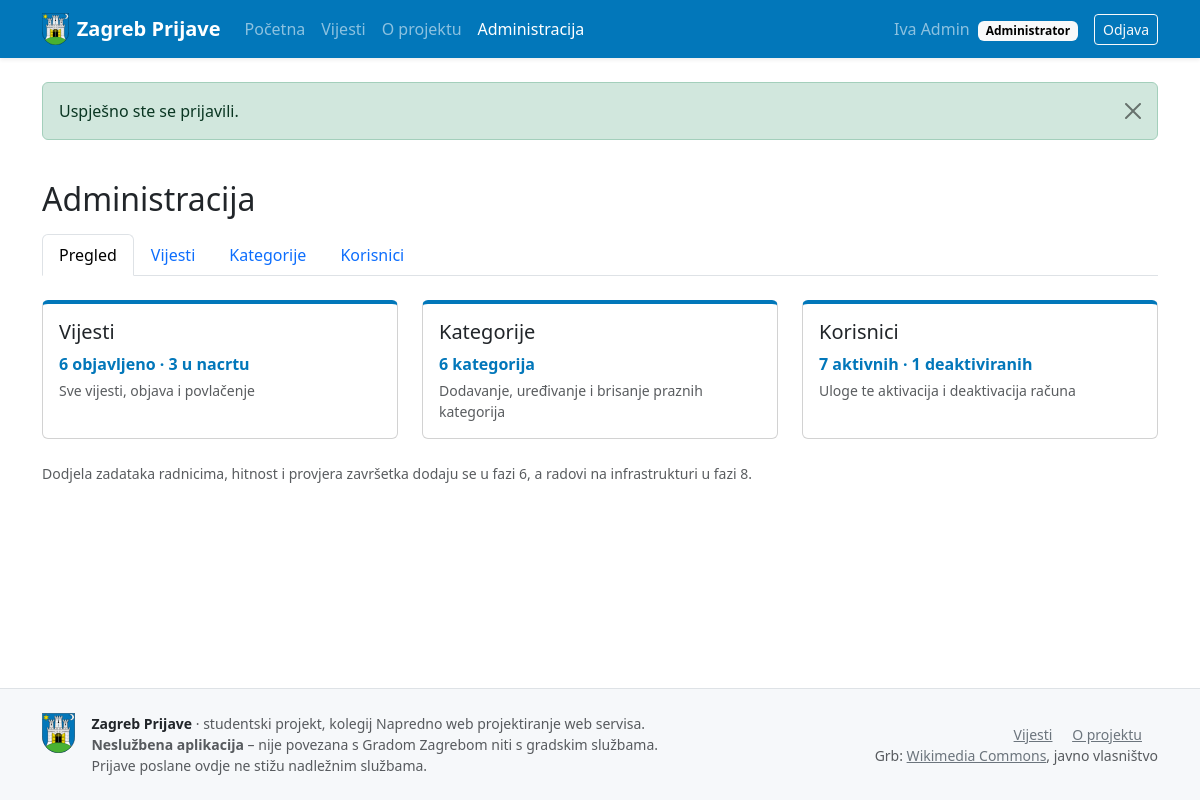
/zagreb-prijave/admin (signed in), run on the app's committed database.
### tables this page shows
CREATE TABLE korisnici (
  id             INT UNSIGNED     NOT NULL AUTO_INCREMENT,
  ime            VARCHAR(50)      NOT NULL,
  prezime        VARCHAR(50)      NOT NULL,
  email          VARCHAR(255)     NOT NULL,
  lozinka_hash   VARCHAR(255)     NOT NULL,    
  uloga_id       TINYINT UNSIGNED NOT NULL,
  aktivan        TINYINT(1)       NOT NULL DEFAULT 1,
  zadnja_prijava DATETIME         NULL,
  kreirano_u     DATETIME         NOT NULL DEFAULT CURRENT_TIMESTAMP,
  azurirano_u    DATETIME         NOT NULL DEFAULT CURRENT_TIMESTAMP ON UPDATE CURRENT_TIMESTAMP,
  PRIMARY KEY (id),
  UNIQUE KEY uq_korisnici_email (email),
  KEY idx_korisnici_uloga (uloga_id),
  CONSTRAINT fk_korisnici_uloga
    FOREIGN KEY (uloga_id) REFERENCES uloge (id)
    ON UPDATE CASCADE ON DELETE RESTRICT,      
  CONSTRAINT chk_korisnici_aktivan CHECK (aktivan IN (0, 1))
);

CREATE TABLE uloge (
  id    TINYINT UNSIGNED NOT NULL AUTO_INCREMENT,
  kod   VARCHAR(20)      NOT NULL,
  naziv VARCHAR(50)      NOT NULL,
  opis  VARCHAR(255)     NULL,
  PRIMARY KEY (id),
  UNIQUE KEY uq_uloge_kod (kod)
);

### src/Controllers/AdminController.php (called while the page is built, shortened)
<?php
final class AdminController
{
    public function index(): void
    {
        $vijesti = new VijestCms();
        $korisnici = new Korisnik();
        View::render('admin/index', [
            'title' => 'Administracija',
            'broj'  => [
                'objavljeno' => $vijesti->count(null, 'objavljeno', ''),
                'nacrt'      => $vijesti->count(null, 'nacrt', ''),
                'kategorije' => count((new Kategorija())->options()),
                'aktivni'    => $korisnici->countForAdmin('', null, 1),
                'neaktivni'  => $korisnici->countForAdmin('', null, 0),
            ],
        ]);
    }
}

### public/index.php (called while the page is built, shortened)
<?php
$router = new Router();
$router->dispatch($_SERVER['REQUEST_METHOD'], request_path());

### src/Core/Auth.php (called while the page is built, shortened)
<?php
final class Auth
{
    private static ?array $user = null;
    private static bool $loaded = false;
    public static function user(): ?array
    {
        if (self::$loaded) {
            return self::$user;
        }
        self::$loaded = true;
        $id = $_SESSION['korisnik_id'] ?? null;
        $korisnik = (new Korisnik())->findById($id);
        return self::$user = $korisnik;
    }
    public static function check(): bool
    {
        return self::user() !== null;
    }
    public static function hasRole(string ...$uloge): bool
    {
        $user = self::user();
        return $user !== null && in_array($user['uloga'], $uloge, true);
    }
}

### src/Models/Korisnik.php (called while the page is built, shortened)
<?php
final class Korisnik
{
    private PDO $db;
    public function __construct()
    {
        $this->db = Database::connection();
    }
    public function findById(int $id): ?array
    {
        $stmt = $this->db->prepare(
            'SELECT k.id, k.ime, k.prezime, k.email, k.aktivan, k.zadnja_prijava, k.kreirano_u,
                    u.kod AS uloga, u.naziv AS uloga_naziv
               FROM korisnici k
               JOIN uloge u ON u.id = k.uloga_id
              WHERE k.id = ?'
        );
        $stmt->execute([$id]);
        return $stmt->fetch() ?: null;
    }
}

### src/Core/Database.php (called while the page is built, shortened)
<?php
final class Database
{
    private static ?PDO $pdo = null;
    public static function connection(): PDO
    {
        if (self::$pdo === null) {
            $dsn = sprintf(
                'mysql:host=%s;port=%s;dbname=%s;charset=utf8mb4',
                $_ENV['DB_HOST'],
                $_ENV['DB_PORT'] ?? '3306',
                $_ENV['DB_NAME']
            );
            self::$pdo = new PDO($dsn, $_ENV['DB_USER'], $_ENV['DB_PASS'], [
                PDO::ATTR_ERRMODE            => PDO::ERRMODE_EXCEPTION,
                PDO::ATTR_DEFAULT_FETCH_MODE => PDO::FETCH_ASSOC,
                PDO::ATTR_EMULATE_PREPARES   => false,
            ]);
            self::$pdo->exec("SET time_zone = '" . date('P') . "'");
        }
        return self::$pdo;
    }
}

### src/Core/Session.php (called while the page is built, shortened)
<?php
final class Session
{
    public static function pullFlash(): array
    {
        $messages = $_SESSION['_flash'] ?? [];
        return $messages;
    }
}

### views/layout.php (the view, shortened to what this page needs)
<?php
$korisnik = Auth::user();
$flash = Session::pullFlash();
?>
<!DOCTYPE html>
<html lang="hr">
<head>
    <link rel="stylesheet"
          href="https://cdn.jsdelivr.net/npm/bootstrap@5.3.3/dist/css/bootstrap.min.css"
>
    <link rel="stylesheet" href="<?= e(asset('css/app.css')) ?>">
</head>
<body class="d-flex flex-column min-vh-100">
<nav class="navbar navbar-expand-lg navbar-dark bg-zagreb shadow-sm">
    <div class="container">
        <a class="navbar-brand d-flex align-items-center gap-2 fw-semibold" href="<?= e(url('/')) ?>">
            <img src="<?= e(asset('img/grb-zagreb.svg')) ?>" alt="" class="brand-grb">
            Zagreb Prijave
        </a>
        <div class="collapse navbar-collapse" id="glavniIzbornik">
            <ul class="navbar-nav me-auto">
                <?= nav_link('/', 'Početna') ?>
                <?= nav_link('/vijesti', 'Vijesti') ?>
                <?= nav_link('/o-projektu', 'O projektu') ?>
                <?php if (Auth::hasRole('admin')): ?>
                    <?= nav_link('/admin', 'Administracija') ?>
                <?php elseif (Auth::hasRole('urednik')): ?>
                    <?= nav_link('/admin/vijesti', 'Moje vijesti') ?>
                <?php endif; ?>
            </ul>
            <ul class="navbar-nav align-items-lg-center gap-lg-2">
                <?php if ($korisnik): ?>
                    <li class="nav-item">
                        <a class="nav-link" href="<?= e(url('/racun/profil')) ?>">
                            <?= e($korisnik['ime'] . ' ' . $korisnik['prezime']) ?>
                            <span class="badge text-bg-light ms-1"><?= e($korisnik['uloga_naziv']) ?></span>
                        </a>
                    </li>
                    <li class="nav-item">
                        <form method="post" action="<?= e(url('/racun/odjava')) ?>" class="d-inline">
                            <button type="submit" class="btn btn-outline-light btn-sm">Odjava</button>
                        </form>
                    </li>
                <?php endif; ?>
            </ul>
        </div>
    </div>
</nav>
<main id="sadrzaj" class="flex-grow-1">
    <?php if ($flash): ?>
        <div class="container pt-4">
            <?php foreach ($flash as $poruka): ?>
                <div class="alert alert-<?= e($poruka['type']) ?> alert-dismissible fade show" role="alert">
                    <?= e($poruka['message']) ?>
                    <button type="button" class="btn-close" data-bs-dismiss="alert" aria-label="Zatvori"></button>
                </div>
            <?php endforeach; ?>
        </div>
    <?php endif; ?>
    <?php if (!empty($punaSirina)): ?>
        <?= $content  ?>
    <?php else: ?>
        <div class="container py-4"><?= $content ?></div>
    <?php endif; ?>
</main>
<footer class="footer border-top mt-auto">
    <div class="container py-4">
        <div class="row g-3 align-items-center">
            <div class="col-md-7 d-flex gap-3 align-items-start">
                <img src="<?= e(asset('img/grb-zagreb.svg')) ?>" alt="" class="footer-grb">
                <div class="small text-body-secondary">
                    <strong class="text-body">Zagreb Prijave</strong> · studentski projekt, kolegij
                    Napredno web projektiranje web servisa.<br>
                    <strong>Neslužbena aplikacija</strong> – nije povezana s Gradom Zagrebom niti s gradskim službama.
                    Prijave poslane ovdje ne stižu nadležnim službama.
                </div>
            </div>
            <div class="col-md-5 small text-md-end">
                <a href="<?= e(url('/vijesti')) ?>" class="link-secondary me-3">Vijesti</a>
                <a href="<?= e(url('/o-projektu')) ?>" class="link-secondary me-3">O projektu</a>
                <br class="d-none d-md-inline">
                <span class="text-body-secondary">
                    Grb: <a class="link-secondary" href="https://commons.wikimedia.org/wiki/File:Coat_of_arms_of_Zagreb.svg"
                            rel="noopener" target="_blank">Wikimedia Commons</a>, javno vlasništvo
                </span>
            </div>
        </div>
    </div>
</footer>
</body>
</html>

### views/admin/index.php
<?php
$kartice = [
    ['/admin/vijesti', 'Vijesti', $broj['objavljeno'] . ' objavljeno · ' . $broj['nacrt'] . ' u nacrtu', 'Sve vijesti, objava i povlačenje'],
    ['/admin/kategorije', 'Kategorije', $broj['kategorije'] . ' kategorija', 'Dodavanje, uređivanje i brisanje praznih kategorija'],
    ['/admin/korisnici', 'Korisnici', $broj['aktivni'] . ' aktivnih · ' . $broj['neaktivni'] . ' deaktiviranih', 'Uloge te aktivacija i deaktivacija računa'],
];
?>
<h1 class="h2 mb-3">Administracija</h1>
<?php require __DIR__ . '/_nav.php'; ?>
<div class="row g-4">
    <?php foreach ($kartice as [$putanja, $naslov, $brojevi, $opis]): ?>
        <div class="col-md-4">
            <div class="card h-100 vijest-kartica">
                <div class="card-body">
                    <h2 class="h5 card-title">
                        <a href="<?= e(url($putanja)) ?>" class="stretched-link text-body text-decoration-none"><?= e($naslov) ?></a>
                    </h2>
                    <p class="fw-semibold text-zagreb mb-1"><?= e($brojevi) ?></p>
                    <p class="card-text text-body-secondary small mb-0"><?= e($opis) ?></p>
                </div>
            </div>
        </div>
    <?php endforeach; ?>
</div>
<p class="text-body-secondary small mt-4 mb-0">
    Dodjela zadataka radnicima, hitnost i provjera završetka dodaju se u fazi 6, a radovi na infrastrukturi u fazi 8.
</p>

### views/admin/_nav.php (shortened to what this page needs)
<?php
$stavke = Auth::hasRole('admin')
    ? ['/admin' => 'Pregled', '/admin/vijesti' => 'Vijesti', '/admin/kategorije' => 'Kategorije', '/admin/korisnici' => 'Korisnici']
    : ['/admin/vijesti' => 'Moje vijesti'];
$trenutna = request_path();
?>
<ul class="nav nav-tabs mb-4">
    <?php foreach ($stavke as $putanja => $naziv):
        $aktivna = $trenutna === $putanja || ($putanja !== '/admin' && str_starts_with($trenutna, $putanja . '/')); ?>
        <li class="nav-item">
            <a class="nav-link<?= $aktivna ? ' active' : '' ?>" href="<?= e(url($putanja)) ?>"
                <?= $aktivna ? 'aria-current="page"' : '' ?>><?= e($naziv) ?></a>
        </li>
    <?php endforeach; ?>
</ul>

### src/Core/Router.php (shortened to what this page needs)
<?php
final class Router
{
    private array $routes = [];
    private function add(string $method, string $path, array $handler, array $options): void
    {
        $pattern = preg_replace('#\{(\w+)\}#', '(?P<$1>\d+)', $path);
        $this->routes[] = [
            'method'  => $method,
            'pattern' => '#^' . $pattern . '$#',
            'handler' => $handler,
            'options' => $options,
        ];
    }
    public function dispatch(string $method, string $path): void
    {
        foreach ($this->routes as $route) {
            if (!preg_match($route['pattern'], $path, $matches)) {
                continue;
            }
            $params = array_map('intval', array_filter($matches, 'is_string', ARRAY_FILTER_USE_KEY));
            if (!$this->passesGuards($method, $route['options'])) {
                return;
            }
            [$class, $action] = $route['handler'];
            (new $class())->$action(...$params);
            return;
        }
    }
    private function passesGuards(string $method, array $options): bool
    {
        $uloge = $options['uloge'] ?? [];
        if ((!empty($options['auth']) || $uloge !== []) && !Auth::check()) {
            Session::flash('warning', 'Za pristup ovoj stranici morate se prijaviti.');
            redirect('/racun/prijava');
        }
        return true;
    }
}

### public/assets/css/app.css (style rules this page uses)
:root { --zg-plava: #0277ba; --zg-plava-tamna: #015a8f; --zg-zuta: #f5df03; }
a { color: var(--zg-plava); }
.bg-zagreb { background-color: var(--zg-plava); }
.text-zagreb { color: var(--zg-plava) !important; }
.brand-grb { height: 32px; width: auto; }
.footer { background-color: #f6f8fa; }
.footer-grb { height: 40px; width: auto; flex-shrink: 0; }
.vijest-kartica { border-top: 4px solid var(--zg-plava); transition: box-shadow .15s ease-in-out, transform .15s ease-in-out; }

### data on the page
korisnici: ime+prezime "Iva Admin", uloga.naziv "Administrator", uloga.kod "Pregled", uloga.kod "Vijesti", uloga.kod "Kategorije", uloga.kod "Korisnici"

### other printed values
$label "Početna Vijesti O projektu Administracija"
$poruka['message'] "Uspješno ste se prijavili."
$naslov "Vijesti"
$brojevi "6 objavljeno · 3 u nacrtu"
$opis "Sve vijesti, objava i povlačenje"
$naslov "Kategorije"
$brojevi "6 kategorija"
$opis "Dodavanje, uređivanje i brisanje praznih kategorija"
$brojevi "7 aktivnih · 1 deaktiviranih"
$opis "Uloge te aktivacija i deaktivacija računa"
